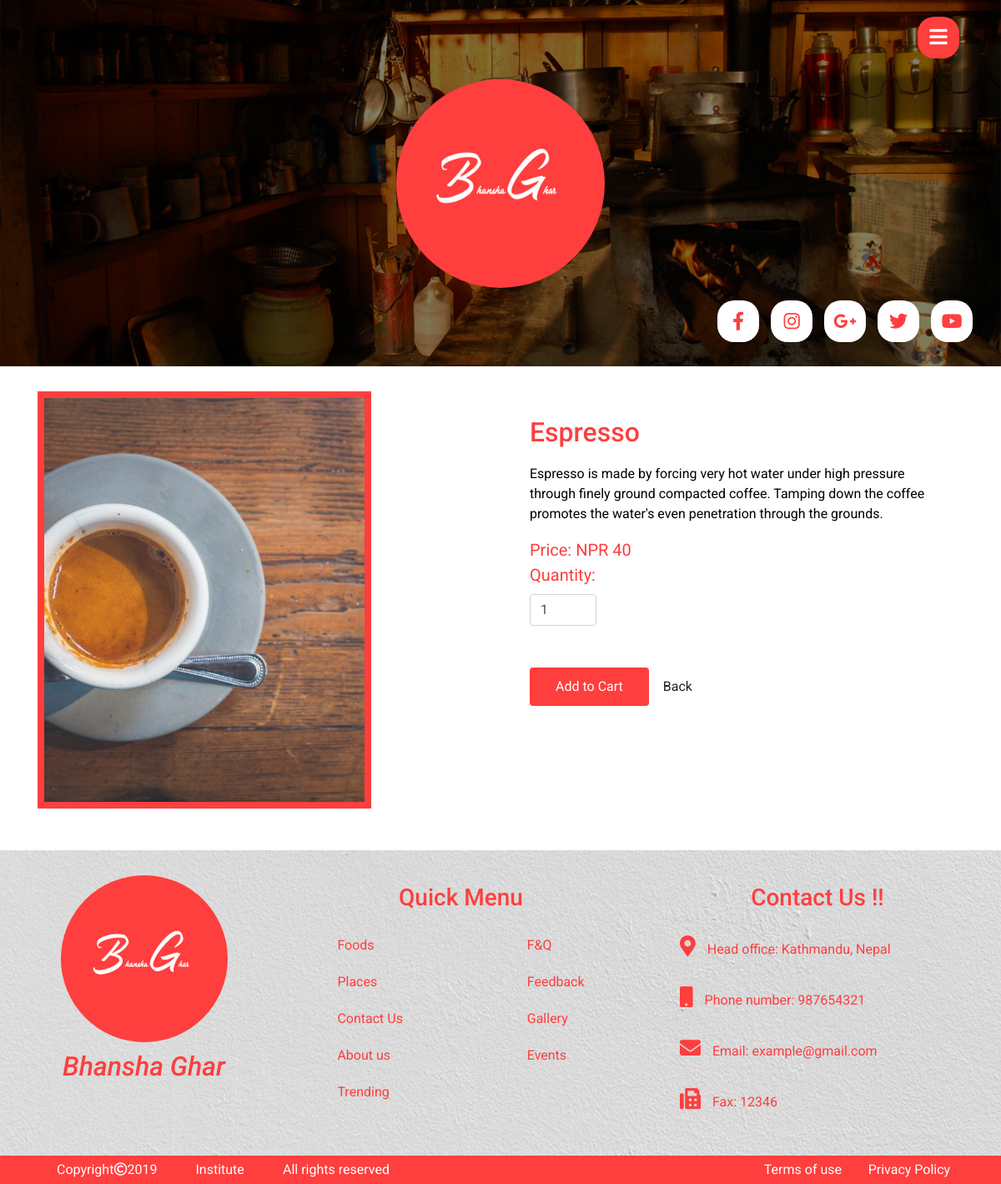
Screenshot of /food.php?item=1 with the database file from the repository.
### tables this page shows
CREATE TABLE `menu` (
  `id` int(11) NOT NULL,
  `title` varchar(500) NOT NULL,
  `price` varchar(500) NOT NULL,
  `image` varchar(500) NOT NULL,
  `blurb` text NOT NULL,
  `type` varchar(500) NOT NULL
);

### assets_back/item.class.php (called while the page is built)
<?php
include_once('connection_db.class.php');
class item extends db{
    private $id;
    public function __construct($id){
        $this->id=$id;
    }
    public function select(){
        $sql = "select * from menu where id=$this->id";
        $result = $this->connect()->query($sql);
        $numrows = $result->num_rows;
        if ($numrows==1){
            if($row = $result->fetch_assoc()){
                $id=$row['id'];
                $title=$row['title'];
                $price=$row['price'];
                $image=$row['image'];
                $blurb=$row['blurb'];
                $item_array=array();
                $item_array['id']=$id;
                $item_array['title']=$title;
                $item_array['price']=$price;
                $item_array['image']=$image;
                $item_array['blurb']=$blurb;
            }
           return $item_array;
        }
        else{
            return false;
        }
    }
}
?>

### assets_back/connection_db.class.php (called while the page is built, shortened)
<?php
class db {
    public function connect(){
        $this->username = "root";
        $this->password = "";
        $this->servername = "localhost";
        $this->dbname = "bhansaghar";
        $conn = new mysqli($this->servername, $this->username, $this->password,$this->dbname);
        return $conn;
    }
}
?>

### assets_back/array.class.php (called while the page is built)
<?php
include_once('connection_db.class.php');
class menu extends db{
    private $type;
    public function __construct($type){
        $this->type=$type;
    }
    public function select(){
        $sql = "select * from menu where type='$this->type'";
        $result = $this->connect()->query($sql);
        $numrows = $result->num_rows;
        if ($numrows>0){
            $menu_array = array();
            while($row = $result->fetch_assoc()){
                $id=$row['id'];
                $title=$row['title'];
                $price=$row['price'];
                $image=$row['image'];
                $blurb=$row['blurb'];
                $item_array=array();
                $item_array['id']=$id;
                $item_array['title']=$title;
                $item_array['price']=$price;
                $item_array['img']=$image;
                $item_array['blurb']=$blurb;
                $menu_array[$title]=$item_array;
            }
        }
        else{
            echo "There is no  menu items of type ".$this->type;
        }
       return $menu_array;
    }
}
?>

### includes/array.php (called while the page is built, shortened)
<?php
    include_once('assets_back/array.class.php');
    $menu_hot = new menu('hot drinks');
    $menuItem = $menu_hot->select();
?>

### food.php (the view, shortened to what this page needs)
<?php
    if (isset($_GET['item'])){
    if(!isset($_SESSION['admin'])){
        include('includes/header.php');
    }
    $item_id = $_GET['item'];
    include_once('assets_back/item.class.php');
    $item = new item($item_id);
    $item_array = $item->select();
    if(!$item_array){
        echo "There is no item of id ".$item_id;
    }else{
?>
<div class="food">
    <div class="container">
        <div class="row">
            <div class="col-sm-12 col-md-6">
                <div class="food-img">
                    <img src="assets_front/img/<?php echo $item_array['image']; ?>" alt="<?php echo $item_array['image']; ?>">
                </div>
            </div>
            <div class="col-sm-12 col-md-6 d-flex">
                <div class="food-info">
                    <h2><?php echo $item_array['title']; ?></h2>
                    <p><?php echo $item_array['blurb']; ?></p>
                    <span>Price: NPR <?php echo $item_array['price']; ?></span><br/>
                    <form action="assets_back/addcart.class.php" method="post">
                    <span><label>Quantity: </label>&nbsp;&nbsp;<input type="number" style="width:80px;" value="1" name="item_quantity" class="form-control" name=""/></span><br />
                    <?php
                    if(!isset($_SESSION['admin'])){
                        echo '<button class="btn" onclick="notify_login();">Add to Cart</button>';
                    }
                    else{
                        echo '<button class="btn" type="submit">Add to Cart</a></button>';
                    }
                    ?>
                    <a class="btn" href="index.php">Back</a>
                    </form>
                </div>
            </div>
        </div>
    </div>
</div>
<?php
}
include('includes/footer.php');
}
else{
    echo "Error: there is no page, not found....";
}
?>

### assets_front/css/custom.css (style rules this page uses)
body { background-color: #ffffff; color: #000000; -webkit-box-sizing: border-box; box-sizing: border-box; font-family: 'Roboto', sans-serif; }
a, a:hover, a:visited, a:focus { text-decoration: none; color: inherit; }
a { -webkit-transition: 0.5s; transition: 0.5s; }
.food { padding: 30px; }
.food .food-img img { border: 8px solid #ff3e3e; width: 400px; height: 500px; -o-object-fit: cover; object-fit: cover; }
.food .food-info { padding: 20px; }
.food .food-info h2 { color: #ff3e3e; padding: 10px 0; }
.food .food-info span { color: #ff3e3e; font-size: 20px; }
.food .food-info button { color: white; background: #ff3e3e; margin: 20px 0; padding: 10px 30px; }

### rows the page displays
menu: image (picture), title "Espresso", blurb "Espresso is made by forcing very hot water under high pressure through finely ground compacted coffee. Tamping down the coffee promotes the water's even penetration through the grounds.", price "40"
